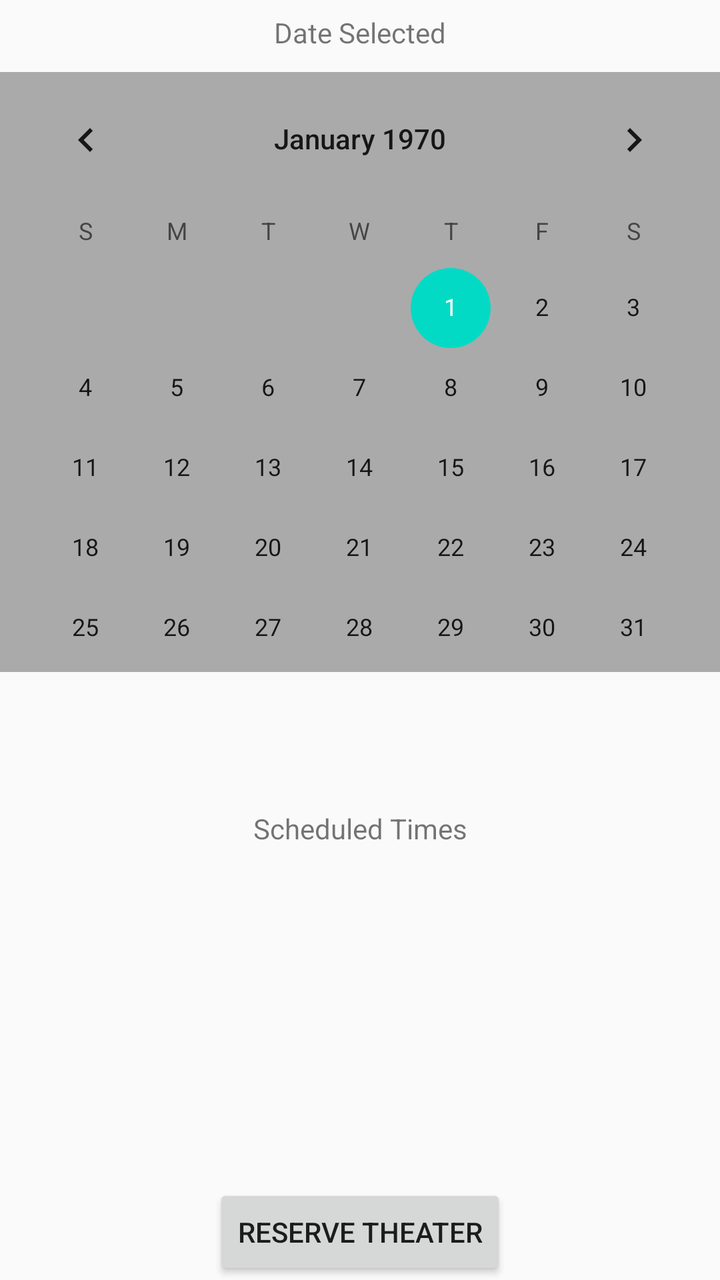
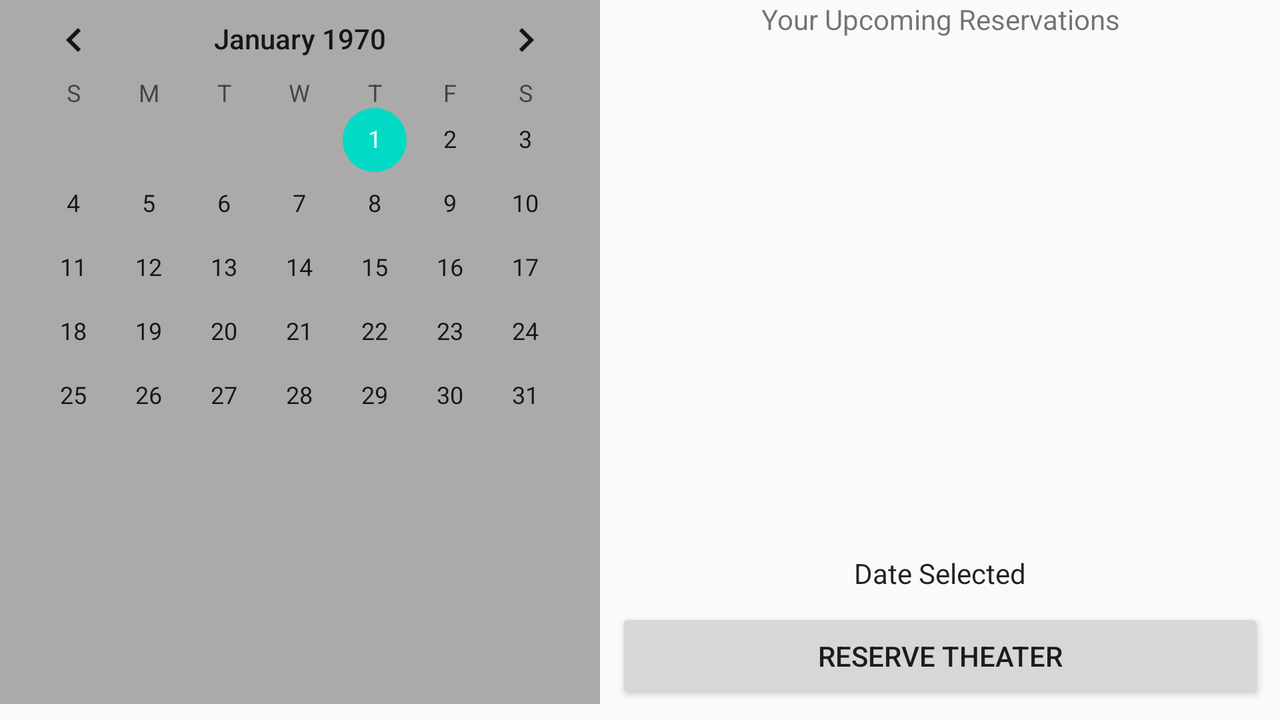

Compare how this app lays out the same screen by default and in its alternative resource folder. The renders come first, then the two layout files and the values they reference.
<!-- AndroidManifest.xml: application theme AppTheme -->
<!-- res/layout/activity_theater_request.xml -->
<?xml version="1.0" encoding="utf-8"?>
<android.support.constraint.ConstraintLayout xmlns:android="http://schemas.android.com/apk/res/android"
    xmlns:app="http://schemas.android.com/apk/res-auto"
    xmlns:tools="http://schemas.android.com/tools"
    android:layout_width="match_parent"
    android:layout_height="match_parent"

    tools:context="com.example.jonathanashcraft.pinnacleconnection.TheaterRequestActivity">

    <CalendarView
        android:id="@+id/calendarView"
        android:layout_width="0dp"
        android:layout_height="300dp"
        android:layout_marginTop="36dp"
        android:background="@android:color/darker_gray"
        app:layout_constraintEnd_toEndOf="parent"
        app:layout_constraintHorizontal_bias="0.517"
        app:layout_constraintLeft_toLeftOf="parent"
        app:layout_constraintRight_toRightOf="parent"
        app:layout_constraintStart_toStartOf="parent"
        app:layout_constraintTop_toTopOf="parent" />


    <TextView
        android:id="@+id/textView_Scheduled"
        android:layout_width="wrap_content"
        android:layout_height="wrap_content"
        android:layout_alignParentTop="true"
        android:layout_centerHorizontal="true"
        android:text="@string/scheduled_times"
        app:layout_constraintBottom_toTopOf="@+id/userReserved"
        app:layout_constraintEnd_toEndOf="parent"
        app:layout_constraintStart_toStartOf="parent"
        app:layout_constraintTop_toBottomOf="@+id/calendarView" />

    <Button
        android:id="@+id/button_reserve"
        android:layout_width="wrap_content"
        android:layout_height="wrap_content"
        android:layout_alignParentBottom="true"
        android:layout_centerHorizontal="true"
        android:onClick="onReserve"
        android:text="@string/reserve"
        app:layout_constraintBottom_toBottomOf="parent"
        app:layout_constraintEnd_toEndOf="parent"
        app:layout_constraintStart_toStartOf="parent" />

    <ListView
        android:id="@+id/userReserved"
        android:layout_width="351dp"
        android:layout_height="100dp"
        android:layout_above="@+id/button_reserve"
        android:layout_alignParentEnd="false"
        android:layout_below="@+id/textView_Scheduled"
        android:layout_centerHorizontal="true"
        app:layout_constraintBottom_toTopOf="@+id/button_reserve"
        app:layout_constraintEnd_toEndOf="parent"
        app:layout_constraintStart_toStartOf="parent" />

    <TextView
        android:id="@+id/date_selected"
        android:layout_width="wrap_content"
        android:layout_height="wrap_content"
        android:layout_marginBottom="8dp"
        android:layout_marginTop="4dp"
        android:text="Date Selected"
        app:layout_constraintBottom_toTopOf="@+id/calendarView"
        app:layout_constraintLeft_toLeftOf="parent"
        app:layout_constraintRight_toRightOf="parent"
        app:layout_constraintTop_toTopOf="parent" />


</android.support.constraint.ConstraintLayout>
<!-- resources referenced by this layout -->
<resources>
  <string name="reserve">Reserve Theater</string>
  <string name="scheduled_times">Scheduled Times</string>
  <style name="AppTheme" parent="Theme.AppCompat.Light.DarkActionBar">
          
          <item name="colorPrimary">#042804</item>
          <item name="colorPrimaryDark">@color/colorPrimaryDark</item>
          <item name="colorAccent">@color/colorAccent</item>
          
      </style>
</resources>
<!-- res/layout-land/activity_theater_request.xml (the repository's variant of the layout above) -->
<!-- drawn on the phone turned sideways -->
<?xml version="1.0" encoding="utf-8"?>
<android.support.constraint.ConstraintLayout xmlns:android="http://schemas.android.com/apk/res/android"
    xmlns:app="http://schemas.android.com/apk/res-auto"
    xmlns:tools="http://schemas.android.com/tools"
    android:layout_width="match_parent"
    android:layout_height="match_parent"

    tools:context="com.example.jonathanashcraft.pinnacleconnection.TheaterRequestActivity">

    <CalendarView
        android:id="@+id/calendarView"
        android:layout_width="300sp"
        android:layout_height="0dp"
        android:layout_marginBottom="8dp"
        android:background="@android:color/darker_gray"
        android:orientation="horizontal"
        app:layout_constraintBottom_toBottomOf="parent"
        app:layout_constraintLeft_toLeftOf="parent"
        app:layout_constraintStart_toStartOf="parent"
        app:layout_constraintTop_toTopOf="parent" />


    <Button
        android:id="@+id/button_reserve"
        android:layout_width="0dp"
        android:layout_height="wrap_content"
        android:layout_alignParentBottom="true"
        android:layout_centerHorizontal="true"
        android:layout_marginBottom="8dp"
        android:layout_marginEnd="8dp"
        android:layout_marginStart="8dp"
        android:onClick="onReserve"
        android:text="@string/reserve"
        app:layout_constraintBottom_toBottomOf="parent"
        app:layout_constraintEnd_toEndOf="parent"
        app:layout_constraintStart_toEndOf="@+id/calendarView"
        app:layout_constraintTop_toBottomOf="@+id/date_selected" />

    <TextView
        android:id="@+id/date_selected"
        android:layout_width="0dp"
        android:layout_height="wrap_content"
        android:layout_marginEnd="8dp"
        android:layout_marginStart="8dp"
        android:layout_marginTop="8dp"
        android:layout_marginBottom="8dp"
        android:text="Date Selected"
        android:textAlignment="center"
        android:textAppearance="@style/TextAppearance.AppCompat.Body1"
        app:layout_constraintEnd_toEndOf="parent"
        app:layout_constraintStart_toEndOf="@+id/calendarView"
        app:layout_constraintTop_toBottomOf="@+id/userReserved"
        app:layout_constraintBottom_toTopOf="@+id/button_reserve"/>

    <TextView
        android:id="@+id/textView_Scheduled"
        android:layout_width="0dp"
        android:layout_height="wrap_content"
        android:layout_alignParentTop="true"
        android:layout_centerHorizontal="true"
        android:layout_marginEnd="8dp"
        android:layout_marginRight="16dp"
        android:layout_marginStart="8dp"
        android:text="Your Upcoming Reservations"
        android:textAlignment="center"
        app:layout_constraintEnd_toEndOf="parent"
        app:layout_constraintRight_toRightOf="parent"
        app:layout_constraintStart_toEndOf="@+id/calendarView"
        app:layout_constraintTop_toTopOf="parent" />

    <ListView
        android:id="@+id/userReserved"
        android:layout_width="305dp"
        android:layout_height="0dp"
        android:layout_above="@+id/button_reserve"
        android:layout_alignParentEnd="false"
        android:layout_below="@+id/textView_Scheduled"
        android:layout_centerHorizontal="true"
        android:layout_marginTop="8dp"
        app:layout_constraintBottom_toTopOf="@+id/date_selected"
        app:layout_constraintStart_toEndOf="@+id/calendarView"
        app:layout_constraintTop_toBottomOf="@+id/textView_Scheduled" />


</android.support.constraint.ConstraintLayout>
<!-- resources referenced by the variant -->
<!-- as the phone turned sideways resolves them -->
<resources>
  <string name="reserve">Reserve Theater</string>
  <style name="AppTheme" parent="Theme.AppCompat.Light.DarkActionBar">
          
          <item name="colorPrimary">#042804</item>
          <item name="colorPrimaryDark">@color/colorPrimaryDark</item>
          <item name="colorAccent">@color/colorAccent</item>
          
      </style>
</resources>
